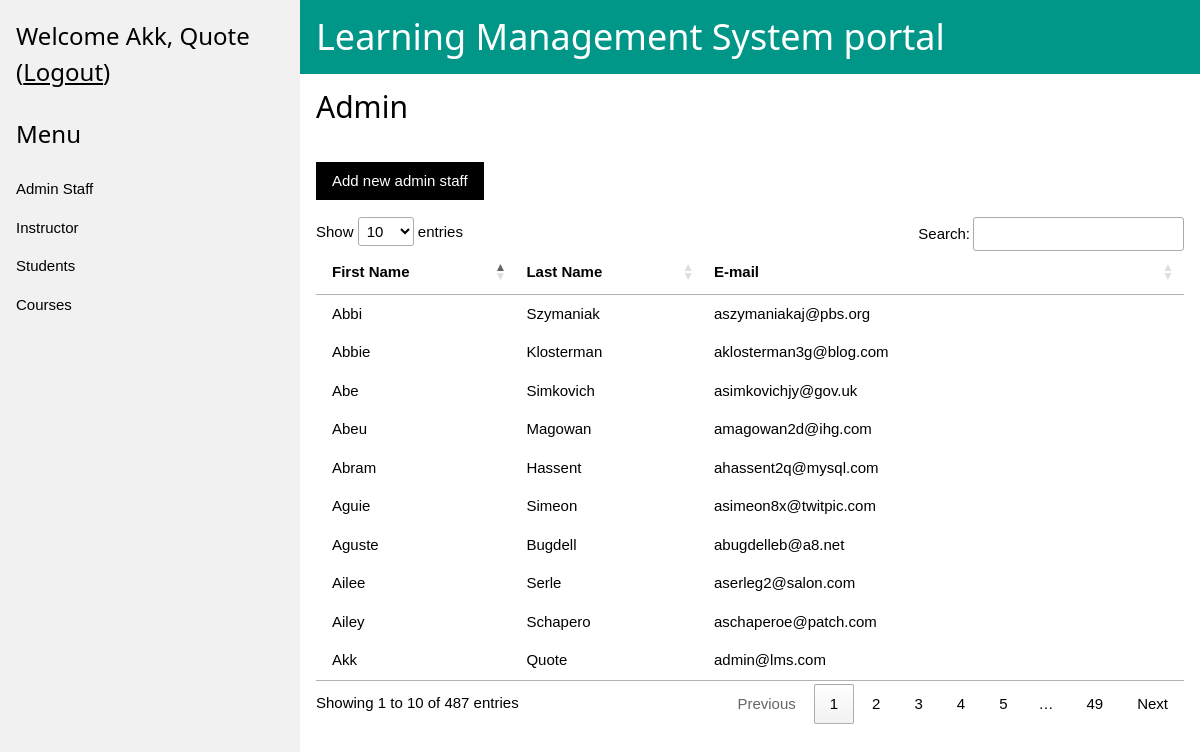
/classroom/lms-admin/lms_admins/ (signed in), run on the app's committed database.
### accounts/models.py (models this page shows)
class User(AbstractUser):
    USER_ROLE = (
        ('AD', 'System Admin'),
        ('LA', 'Admin'),
        ('IN', 'Instructor'),
        ('TA', 'Teaching Assistant'),
        ('ST', 'Student'),
    )
    user_type = models.CharField(max_length=2, choices=USER_ROLE)
    class Meta:
        permissions = (
            ('create_lms_admin', 'Create LMS Admin'),
            ('create_instructor', 'Create Instructor'),
            ('create_teaching_assistant', 'Create Teaching Assistant'),
            ('create_student', 'Create Student'),
        )

### classroom/views/lms_admin.py (the view)
class ChoiceList(TestLMSAdmin, ListView):
    def get_context_object_name(self, object_list):
        object_name = self.kwargs['choice']
        return object_name
    def get_queryset(self):
        choice = self.kwargs['choice']
        user_type = {
            'lms_admins': 'LA',
            'instructors': 'IN',
            'students': 'ST',
        }
        if choice in user_type:
            queryset = User.objects.filter(user_type=user_type[choice])
        elif choice == 'courses':
            queryset = Course.objects.all()
        else:
            raise Http404
        return queryset
    def get_template_names(self):
        template = {
            'lms_admins': r'classroom/lms_admin/lms_admins.html',
            'instructors': r'classroom/lms_admin/instructors.html',
            'students': r'classroom/lms_admin/students.html',
            'courses': r'classroom/lms_admin/courses.html',
        }[self.kwargs['choice']]
        return [template]

### classroom/views/lms_admin.py (called while the page is built)
    def test_func(self):
        if not self.request.user.is_authenticated:
            raise PermissionDenied
        if not self.request.user.groups.filter(name='Admin Role').exists():
            raise PermissionDenied
        return self.dispatch

### classroom/templates/classroom/lms_admin/lms_admins.html (shortened to what this page needs)
{% extends "classroom/lms_admin_base.html" %}
{% load static %}
{% block choice %}
    Admin
{% endblock choice %}
{% block add_button %}
<button id="js-add-new-choice-btn" class="w3-button w3-black" data-href="{% url 'classroom:lms_admin_add' choice='admin' %}">Add new admin staff </button>
{% endblock add_button %}
{% block content %}
    <div class="w3-section w3-container">
        <table class="w3-table w3-bordered">
            <thead>
            <tr>
            <th>First Name</th>
            <th>Last Name</th>
            <th>E-mail</th>
            </tr>
            </thead>
            <tbody>
            {% for admin in lms_admins %}
            <tr>
            <td>{{admin.first_name}}</td>
            <td>{{admin.last_name}}</td>
            <td>{{admin.email}}</td>
            </tr>
            {% empty %}
            <tbody>
                <tr>
                    <td colspan="3" class="w3-grey w3-center">No data to display</td>
                </tr>
            </tbody>
            {% endfor %}
            </tbody>
        </table>
    </div>
{% endblock content %}

### classroom/templates/classroom/lms_admin_base.html (shortened to what this page needs)
{% extends "base.html" %}
{% load static %}
{% block boilerplate_html %}
<div class="w3-sidebar w3-light-grey w3-bar-block" style="width:25%">
  {% if user.is_authenticated %}
    <h3 class="w3-bar-item">Welcome {{user.first_name}}, {{user.last_name}} (<a href="{%url 'accounts:logout' %}">Logout</a>)</h3>
  {% endif %}
    <h3 class="w3-bar-item">Menu</h3>
    <a href="{% url 'classroom:lms_admin_view' choice='lms_admins' %}" class="w3-bar-item w3-button">Admin Staff</a>
    <a href="{% url 'classroom:lms_admin_view' choice='instructors' %}" class="w3-bar-item w3-button">Instructor</a>
    <a href="{% url 'classroom:lms_admin_view' choice='students' %}" class="w3-bar-item w3-button">Students</a>
    <a href="{% url 'classroom:lms_admin_view' choice='courses' %}" class="w3-bar-item w3-button">Courses</a>
  </div>
  <div style="margin-left:25%">
    <div class="w3-container w3-teal">
      <h1>Learning Management System portal</h1>
    </div>
      <div class="w3-container">
        <h2> {% block choice %}{% endblock choice %}  </h2>
        <br>
          {% block add_button %}{% endblock add_button %}
      </div>
      {% block content %}
      {% endblock content %}
  </div>
{% endblock boilerplate_html %}

### templates/base.html (shortened to what this page needs)
{% load static %}
<!DOCTYPE html>
<html lang="en">
<head>
    <link rel="stylesheet" type="text/css" href="{% static 'vendor/w3.css' %}">
    <link rel="stylesheet" type="text/css" href="https://cdn.datatables.net/1.10.16/css/jquery.dataTables.min.css">
    <link rel="stylesheet" type="text/css" href="https://code.jquery.com/ui/1.10.3/themes/smoothness/jquery-ui.css">
</head>
<body>
    {% block boilerplate_html %}
    {% endblock boilerplate_html %}
</body>
</html>

### data on the page
User: first_name "Akk", last_name "Quote", email "admin@lms.com"
User: first_name "Ailey", last_name "Schapero", email "aschaperoe@patch.com"
User: first_name "Abeu", last_name "Magowan", email "amagowan2d@ihg.com"
User: first_name "Abram", last_name "Hassent", email "ahassent2q@mysql.com"
User: first_name "Abbie", last_name "Klosterman", email "aklosterman3g@blog.com"
User: first_name "Aguie", last_name "Simeon", email "asimeon8x@twitpic.com"
User: first_name "Abbi", last_name "Szymaniak", email "aszymaniakaj@pbs.org"
User: first_name "Aguste", last_name "Bugdell", email "abugdelleb@a8.net"
User: first_name "Ailee", last_name "Serle", email "aserleg2@salon.com"
User: first_name "Abe", last_name "Simkovich", email "asimkovichjy@gov.uk"
